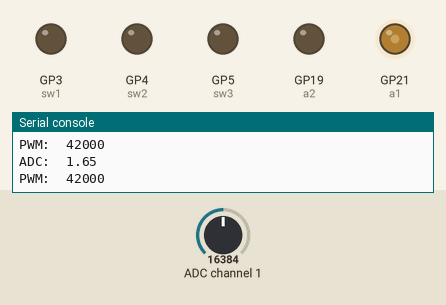
This program was run on a simulated Raspberry Pi Pico running MicroPython. Shown: output pins drawn as LEDs (lit = HIGH), the last lines printed to the serial console. The test bench sets the inputs (shaded band); at power-on: ADC channel 1 = 16384 (analog values on the 0–32767 scale).

Above: at 1.2 s.
1.3 s: ADC channel 1 set to 22936
At 1.8 s:
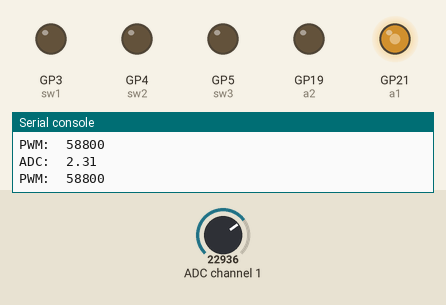
2.8 s: ADC channel 1 set to 28834
At 3.7 s:
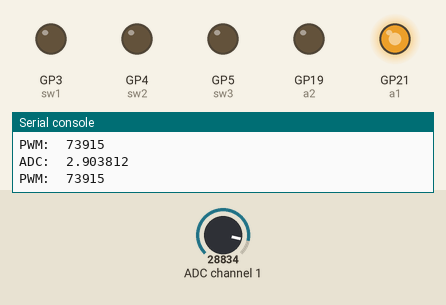
4.3 s: ADC channel 1 set to 9830
At 4.9 s:
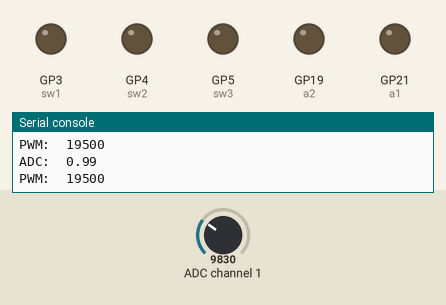
5.8 s: ADC channel 1 set to 16383
At 6.8 s:
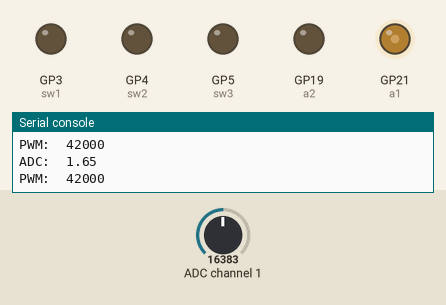
7.3 s: ADC channel 1 set to 3932
At 8.7 s:
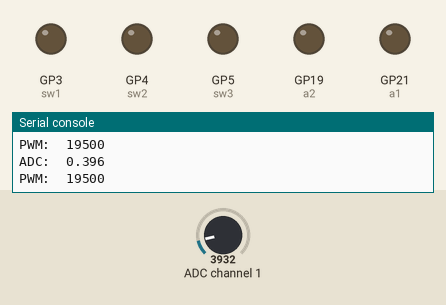
Timing chart, 0 to 9.8 s (numbered marks = the images above; inputs shaded):
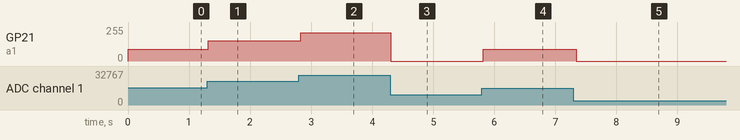

The program:

drive_modes.py
```python
import machine
import utime
import time
import ads1115
def map(var, low_min, low_max, high_min, high_max):
    low_range = low_max - low_min
    per = var / low_range
    high_range = high_max - high_min
    result = high_range * per
    return int(result)

from machine import Pin,I2C, PWM
a1 = PWM(Pin(21))
a2 = PWM(Pin(19))
sw1 = PWM(Pin(3))
sw2 = PWM(Pin(4))
sw3 = PWM(Pin(5))

pwm = PWM(Pin(21))
pwm.freq(1500)

i2c = I2C(1, scl=Pin(15), sda=Pin(14), freq=400000)
adc = ads1115.ADS1115(i2c, 72, 0)


while (1):


    value = adc.raw_to_v(adc.read(7,1))
    reading = value

    res = map(reading,0,3.3,0,84000)
    if value < 1:
        res = 19500
    print("ADC: ", value)
    print("PWM: ", res )
    pwm.duty_u16(res - 19500)
    utime.sleep(0.05)

    
```

Measured:
- after the input at 1.3 s, GP21 (a1): 88/255 → 153/255 at once
- after the input at 2.8 s, GP21 (a1): 153/255 → 212/255 at once
- after the input at 4.3 s, GP21 (a1): 212/255 → 0/255 at once
- after the input at 5.8 s, GP21 (a1): 0/255 → 88/255 at once
- after the input at 7.3 s, GP21 (a1): 88/255 → 0/255 at once
